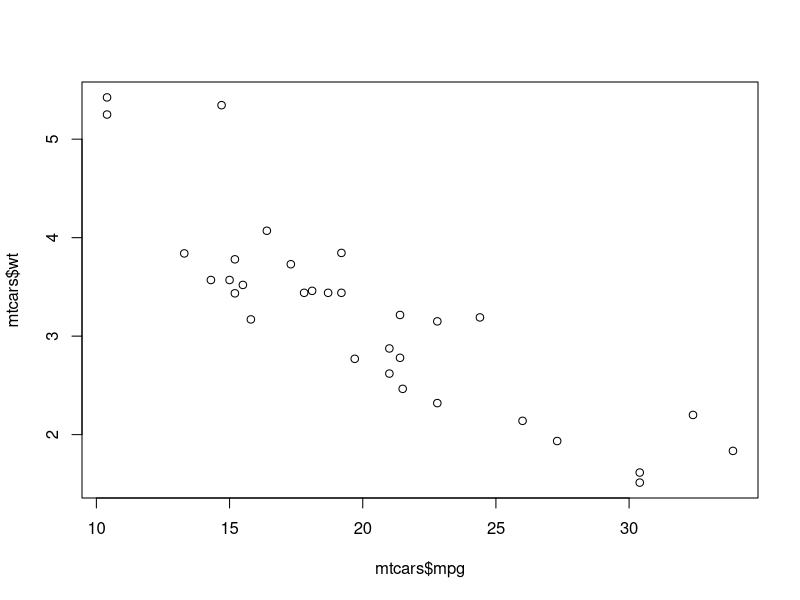
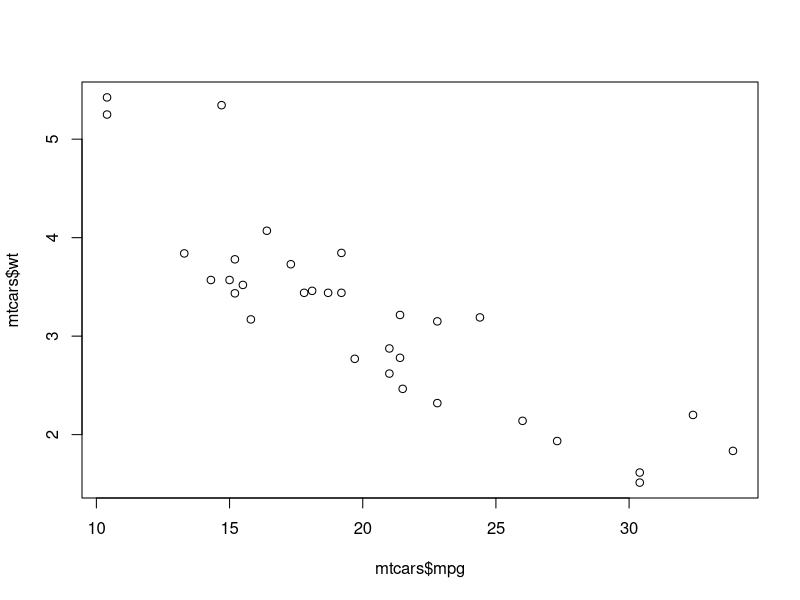

These figures' R source, in order:
## ---- chunk 1
knitr::opts_chunk$set(echo = TRUE)
## ---- chunk 2
#install.packages("knitr") # permet d'installer ce package
#install.packages("rmarkdown") # permet d'installer ce package
#install.packages("markdown") # permet d'installer ce package
library(knitr)  # permet de charger ce package 
library(rmarkdown) # permet de charger ce package
library(markdown) # permet de charger ce package
## ---- chunk 3
summary(cars)
## ---- chunk 4
summary(cars)
## ---- chunk 5
summary(cars)
## ---- chunk 6
summary(cars)
## ---- chunk 7
summary(cars)
## ---- chunk 8
plot(mtcars$mpg,mtcars$wt)
## ---- chunk 9
plot(mtcars$mpg,mtcars$wt)
